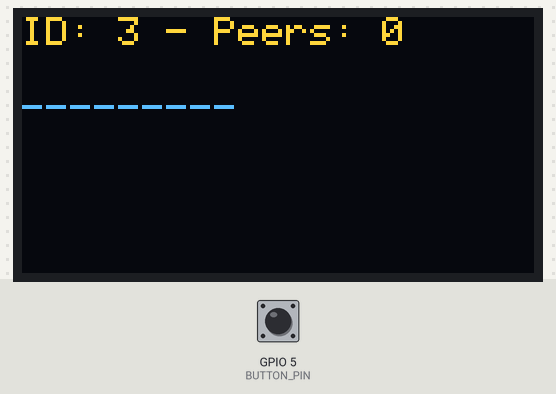
The program below on a simulated ESP32. On the bench: 128×64 one-colour display. The test bench sets the inputs (shaded band); at power-on: GPIO 5 (BUTTON_PIN) HIGH. The OLED is the two-colour kind (top 16 rows yellow).

Above: at 0.1 s.
At 2.2 s:
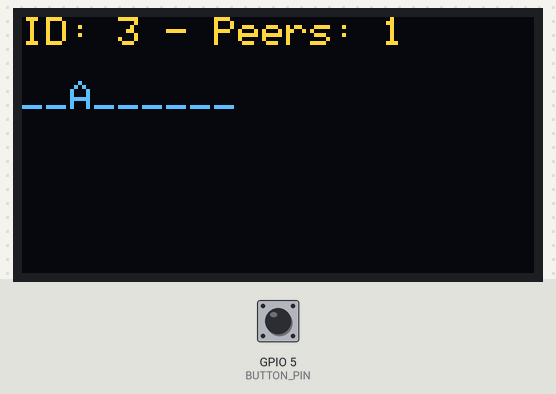
2.3 s: GPIO 5 (BUTTON_PIN) pulled LOW for 0.15 s
At 2.7 s:
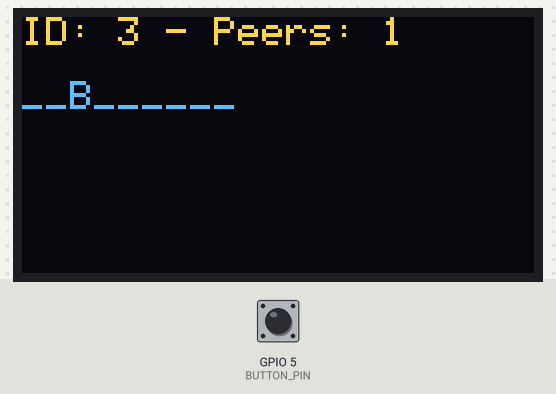
3.9 s: GPIO 5 (BUTTON_PIN) pulled LOW for 1 s
6.4 s: GPIO 5 (BUTTON_PIN) pulled LOW for 0.15 s
8.0 s: GPIO 5 (BUTTON_PIN) pulled LOW for 3.2 s
12.7 s: GPIO 5 (BUTTON_PIN) pulled LOW for 0.15 s
14.3 s: GPIO 5 (BUTTON_PIN) pulled LOW for 1 s
Timing chart, 0 to 17.3 s (numbered marks = the images above; inputs shaded):
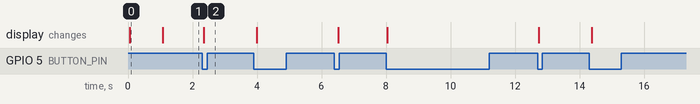

Measured:
- after the input at 2.3 s, the display: changes after 0.05 s (image 2)
- what the display in image 0 shows lasts 1.0 s, from 0.1 s to 1.1 s

The program:

main.cpp
```cpp
#include <Arduino.h>

#include <WiFi.h>
#include <esp_now.h>
#include <Wire.h>
#include <Adafruit_GFX.h>
#include <Adafruit_SSD1306.h>

#define SCREEN_WIDTH 128
#define SCREEN_HEIGHT 64
#define OLED_RESET -1
#define SCREEN_ADDRESS 0x3C
#define BUTTON_PIN 5

Adafruit_SSD1306 display(SCREEN_WIDTH, SCREEN_HEIGHT, &Wire, OLED_RESET);

// CONFIGURAZIONE: Modificare questi valori per ogni ESP32
#define DEVICE_ID 3     // ID scelto ßda 1 a 10
char localLetter = 'A'; // Lettera associata all'ESP32
bool statoPrecedente = HIGH; // Stato precedente del bottone (pull-up)


// Struttura dati inviata via ESP-NOW
typedef struct
{
  uint8_t senderID;
  char letter;
} Message;

Message incomingMsg;

esp_now_peer_info_t peerInfo;
uint8_t broadcastAddress[] = {0xFF, 0xFF, 0xFF, 0xFF, 0xFF, 0xFF};

// Stato della rete
char letters[11] = "__________"; // 10 lettere + terminatore
bool activeIDs[11] = {false};    // Tiene traccia degli ID attivi

// Funzione da chiamare periodicamente (es: dentro loop)
void aggiornaLetteraConBottone() {
  bool statoCorrente = digitalRead(BUTTON_PIN);

  // Rilevazione pressione bottone (HIGH -> LOW, con pull-up)
  if (statoPrecedente == HIGH && statoCorrente == LOW) {
    localLetter++;
    if (localLetter > 'Z') {
      localLetter = 'A'; // Torna ad 'A' se superiamo 'Z'
    }
  }
  letters[DEVICE_ID] = localLetter;
  statoPrecedente = statoCorrente;
}

void updateDisplay()
{
  display.clearDisplay();
  display.setTextSize(1);
  display.setTextColor(SSD1306_WHITE);

  // Conta peer attivi
  int count = 0;
  for (int i = 1; i <= 10; i++)
  {
    if (activeIDs[i])
      count++;
  }

  display.setCursor(0, 0);
  display.print("ID: ");
  display.print(DEVICE_ID);
  display.print(" - ");
  display.print("Peers: ");
  display.println(count);
  display.println(" ");

  //display.setCursor(0, 15);
  for (int i = 1; i <= 10; i++)
  {
    display.print(letters[i]);
  }

  display.display();
}

// Callback ricezione dati
void OnDataRecv(const uint8_t *mac, const uint8_t *incomingData, int len)
{
  memcpy(&incomingMsg, incomingData, sizeof(incomingMsg));

  uint8_t id = incomingMsg.senderID;
  if (id >= 1 && id <= 10)
  {
    letters[id] = incomingMsg.letter;
    activeIDs[id] = true;
    updateDisplay();
  }
}

// Funzione per inviare il proprio stato
void sendState()
{
  Message outgoing;
  outgoing.senderID = DEVICE_ID;
  outgoing.letter = localLetter;

  esp_now_send(broadcastAddress, (uint8_t *)&outgoing, sizeof(outgoing));
}

void setupESPNow()
{
  WiFi.mode(WIFI_STA);
  if (esp_now_init() != ESP_OK)
  {
    Serial.println("Errore inizializzazione ESP-NOW");
    return;
  }
  esp_now_register_recv_cb(OnDataRecv);

  // Register peer
  memcpy(peerInfo.peer_addr, broadcastAddress, 6);
  peerInfo.channel = 0;
  peerInfo.encrypt = false;

  // Add peer
  if (esp_now_add_peer(&peerInfo) != ESP_OK)
  {
    Serial.println("Failed to add peer");
    return;
  }
}

void setup()
{
  Wire.begin(18, 19); // SDA = 21, SCL = 22
  Serial.begin(115200);

  // Inizializza Wi-Fi e ESP-NOW
  setupESPNow();

  if (!display.begin(SSD1306_SWITCHCAPVCC, SCREEN_ADDRESS))
  {
    Serial.println(F("SSD1306 non trovato!"));
    while (true)
      ;
  }

  // Inizializza OLED
  display.clearDisplay();
  display.setTextSize(1);
  display.setCursor(0, 0);
  display.println("ESP32");

  updateDisplay();

  activeIDs[DEVICE_ID] = true;
  letters[DEVICE_ID] = localLetter;
  delay(1000); // Attesa di stabilizzazione
  sendState(); // Invio iniziale
}

void loop()
{
  static unsigned long lastSend = 0;
  if (millis() - lastSend > 5000)
  { // Ogni 5 secondi
    sendState();
    //updateDisplay();
    lastSend = millis();
  }

  static unsigned long lastUpdate = 0;
  if (millis() - lastUpdate > 100)
  { // Ogni 0.5 secondi
    aggiornaLetteraConBottone();
    updateDisplay();
    lastUpdate = millis();
  }
}
```
